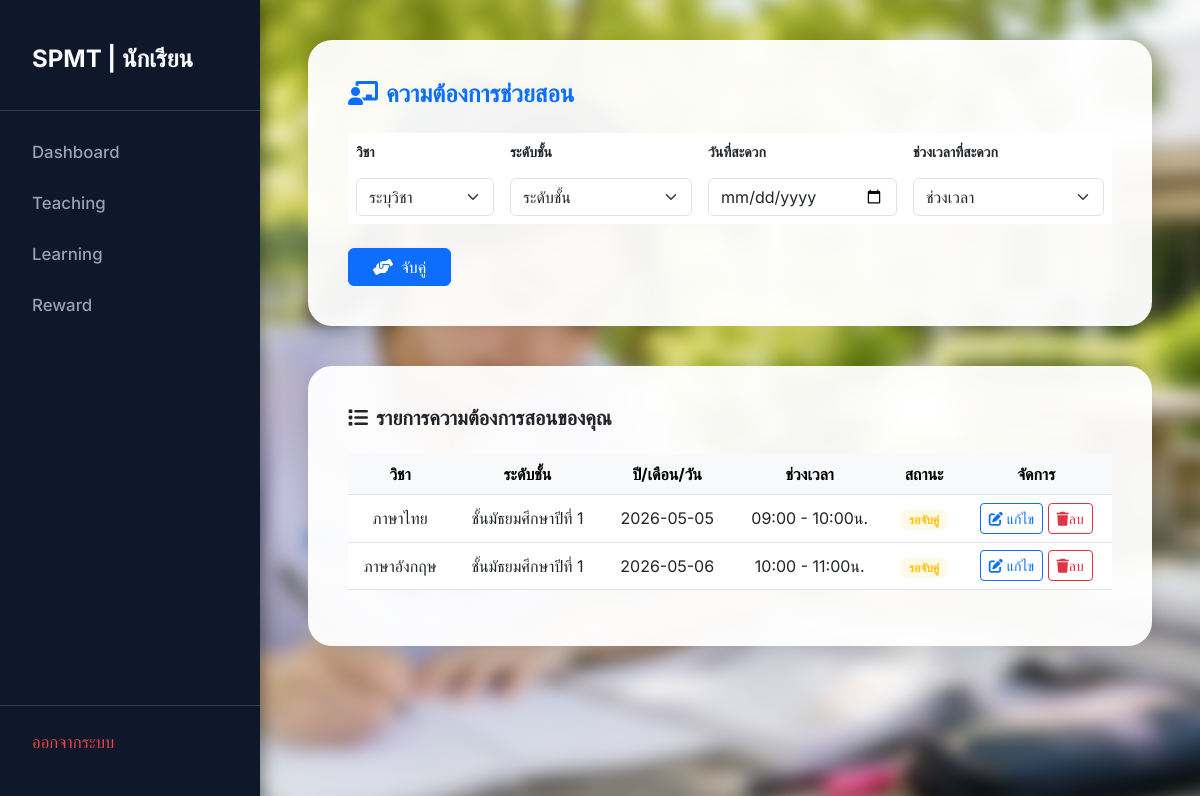
The page /student/tutor_demand.php (signed in) on the database its author committed.
### tables this page shows
CREATE TABLE `teaching_demand` (
  `td_id` int(11) NOT NULL,
  `user_id` int(11) NOT NULL,
  `subject_id` int(11) NOT NULL,
  `teaching_level` int(11) NOT NULL,
  `available_day` date NOT NULL,
  `available_time` int(11) NOT NULL
);

CREATE TABLE `subject` (
  `subject_id` int(11) NOT NULL,
  `subject_name` varchar(50) NOT NULL
);

### php/config.php (called while the page is built, shortened)
<?php
function timeSwitch($timePeriod)
{
    switch ($timePeriod) {
        case "3":
            $time =  "09:00 - 10:00น.";
            break;
        case "4":
            $time =  "10:00 - 11:00น.";
            break;
        case "8":
            $time =  "16:00 - 17:00น.";
            break;
    }
    return $time;
}

### student/tutor_demand.php (the view, shortened to what this page needs)
<?php
require('../php/config.php');
?>
<!DOCTYPE html>
<html lang="en">
<head>
    <link rel="stylesheet" href="../css/student.css">
</head>
<body>
    <div class="container-custom">
        <div class="main">
            <div class="card card-custom">
                <h4 class="text-primary fw-bold mb-4"><i class="fas fa-chalkboard-teacher me-2"></i>ความต้องการช่วยสอน</h4>
                <form action="tutor_act.php" method="post">
                    <div class="table-responsive">
                        <table class="table table-borderless align-middle">
                            <thead class="small text-muted">
                                <tr>
                                    <th>วิชา</th>
                                    <th>ระดับชั้น</th>
                                    <th>วันที่สะดวก</th>
                                    <th>ช่วงเวลาที่สะดวก</th>
                                </tr>
                            </thead>
                            <tbody>
                                <tr>
                                    <td>
                                        <select name="subject" class="form-select" required>
                                            <option value="">ระบุวิชา</option>
                                        </select>
                                    </td>
                                    <td>
                                        <select name="level" class="form-select" required>
                                            <option value="">ระดับชั้น</option>
                                        </select>
                                    </td>
                                    <td>
                                        <input type="date" name="availabledate" class="form-control" required>
                                    </td>
                                    <td>
                                        <select name="availabletime" class="form-select" required>
                                            <option value="">ช่วงเวลา</option>
                                        </select>
                                    </td>
                                </tr>
                            </tbody>
                        </table>
                        <button type="submit" name="tutor_submit" class="btn btn-primary shadow-sm mt-2 px-4"><i class="fas fa-hands-helping me-2"></i>จับคู่</button>
                    </div>
                </form>
            </div>
            <div class="card card-custom">
                <h5 class="fw-bold mb-4"><i class="fas fa-list me-2"></i>รายการความต้องการสอนของคุณ</h5>
                <form action="tutor_act.php" method="POST">
                    <div class="table-responsive">
                        <table class="table table-hover align-middle">
                            <thead class="table-light">
                                <tr>
                                    <th class="text-center">วิชา</th>
                                    <th class="text-center">ระดับชั้น</th>
                                    <th class="text-center">ปี/เดือน/วัน</th>
                                    <th class="text-center">ช่วงเวลา</th>
                                    <th class="text-center">สถานะ</th>
                                    <th class="text-center">จัดการ</th>
                                </tr>
                            </thead>
                            <tbody>
                                <?php
                                $user_id = $_SESSION['user_id'];
                                $td_sql = "SELECT
                                                td.*,
                                                tl.teaching_log_id,
                                                tl.tutor_confirmed,
                                                s.subject_name
                                            FROM teaching_demand td
                                            LEFT JOIN teaching_log tl
                                            ON td.td_id = tl.td_id
                                            LEFT JOIN subject s
                                            ON td.subject_id = s.subject_id
                                            WHERE td.user_id = '$user_id'
                                            ORDER BY td.available_day";
                                $td_result = $conn->query($td_sql);
                                if (mysqli_num_rows($td_result) > 0) {
                                    while ($data = mysqli_fetch_array($td_result)) {
                                        $subject = $data['subject_name'];
                                        $grade = $data['teaching_level'];
                                        $date = $data['available_day'];
                                        $timePeriod = $data['available_time'];
                                        $time = timeSwitch($timePeriod);
                                        $match_id = $data['teaching_log_id'];
                                        $td_id = $data['td_id'];
                                        $tutor_confirmed = $data['tutor_confirmed'];
                                ?>
                                        <tr>
                                            <?php if($tutor_confirmed == 0):?>
                                                <td class="text-center"><?php echo $subject; ?></td>
                                                <td class="text-center"><?php echo "ชั้นมัธยมศึกษาปีที่ " . $grade; ?></td>
                                                <td class="text-center"><?php echo $date; ?></td>
                                                <td class="text-center"><?php echo $time; ?></td>
                                                <td class="text-center">
                                                    <?php if($match_id): ?>
                                                        <span class="badge bg-success bg-opacity-10 text-success mb-1">จับคู่สำเร็จ</span><br>
                                                    <?php else: ?>
                                                        <span class="badge bg-warning bg-opacity-10 text-warning">รอจับคู่</span>
                                                    <?php endif; ?>
                                                </td>
                                                <td class="text-center">
                                                    <?php if($match_id): ?>
                                                        <a href="tutor_act.php?type=td_detail&teaching_log_id=<?= $data['teaching_log_id']; ?>" class="btn btn-sm btn-outline-primary"><i class="fas fa-info-circle me-1"></i>รายละเอียด</a>
                                                    <?php else: ?>
                                                        <a href="tutor_act.php?type=edit&td_id=<?php echo $td_id ?>" class="btn btn-sm btn-outline-primary"><i class="fas fa-edit me-1"></i>แก้ไข</a>
                                                        <a href="tutor_act.php?type=delete&td_id=<?php echo $td_id ?>" class="btn btn-outline-danger btn-sm" onclick="return confirm('ยืนยันการลบ?')"><i class="fas fa-trash"></i>ลบ</a>
                                                    <?php endif; ?>
                                                </td>
                                            <?php endif;?>
                                        </tr>
                                    <?php
                                    }
                                } else { ?>
                                    <tr>
                                        <td colspan="5" class="text-center text-muted py-4">เพิ่มความต้องการสอนของคุณ</td>
                                    </tr>
                                <?php
                                }
                                ?>
                            </tbody>
                        </table>
                    </div>
                </form>
            </div>
        </div>
    </div>
</body>
</html>

### css/student.css (style rules this page uses)
:root { --primary-font: "Inter", sans-serif; }
* { margin: 0; padding: 0; box-sizing: border-box; font-family: "Inter", sans-serif; }
body { position: relative; min-height: 100vh; color: #1f2937; background-color: #f3f4f6; overflow-x: hidden; }
body::before { content: ""; position: fixed; top: 0; left: 0; width: 100vw; height: 100vh; background-image: url("../img/index_ln.webp"); background-size: cover; background-position: center; filter: blur(8px); z-index: -1; transform: scale(1.1); }
.container-custom { display: flex; width: 100%; min-height: 100vh; }
.sidebar { width: 260px; background-color: #0f172a; color: #f8fafc; display: flex; flex-direction: column; padding: 2rem 0; position: fixed; height: 100vh; box-shadow: 4px 0 15px rgba(0, 0, 0, 0.4); z-index: 10; }
.sidebar h2 { padding: 0 0rem 1.5rem 0rem; border-bottom: 1px solid #334155; margin-bottom: 1rem; }
.sidebar h2 a { color: #f8fafc; text-decoration: none; font-size: 1.5rem; font-weight: 700; }
.sidebar a { color: #94a3b8; text-decoration: none; padding: 0.8rem 2rem; display: block; font-weight: 500; transition: all 0.3s ease; font-size: 1.05rem; }
.sidebar a.btn-logout { margin-top: auto; color: #ef4444; border-top: 1px solid #334155; padding-top: 1.5rem; }
.main { margin-left: 260px; flex: 1; padding: 2.5rem 3rem; display: flex; flex-direction: column; gap: 2.5rem; }
.card-custom { background: rgba(255, 255, 255, 0.95); border-radius: 24px; border: none; box-shadow: 0 10px 25px rgba(0, 0, 0, 0.1); padding: 2.5rem; }

### rows shown on the page
teaching_demand: subject.subject_name "ภาษาไทย", teaching_level "1", available_day "2026-05-05", available_time "09:00 - 10:00น."
teaching_demand: subject.subject_name "ภาษาอังกฤษ", teaching_level "1", available_day "2026-05-06", available_time "10:00 - 11:00น."
